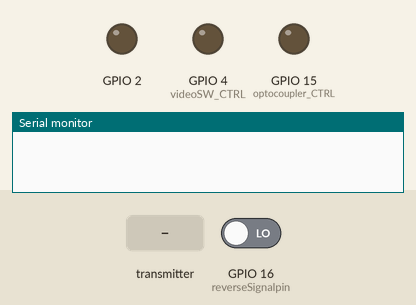
This program was run on a simulated ESP32. Parts: output pins drawn as LEDs (lit = HIGH), the last lines printed to the serial monitor. The test bench sets the inputs (shaded band); at power-on: GPIO 16 (reverseSignalpin) LOW.

Above: at 1.2 s.
1.3 s: GPIO 16 (reverseSignalpin) driven HIGH
At 2.5 s:
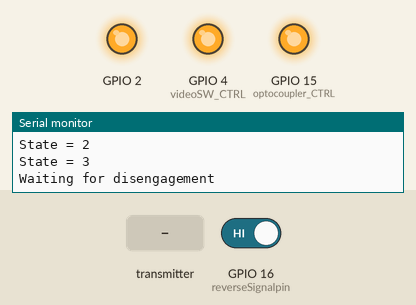
2.8 s: GPIO 16 (reverseSignalpin) driven LOW
At 5.4 s:
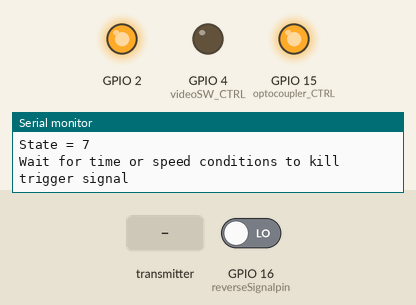
7.8 s: the transmitter starts sending fcam_kill_switch = 1
At 8.2 s:
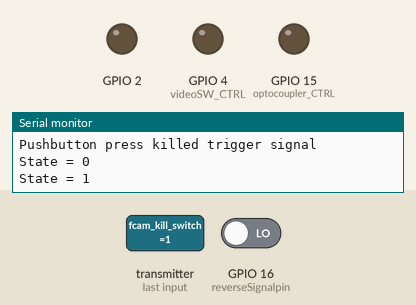
Timing chart, 0 to 10.3 s (numbered marks = the images above; inputs shaded):
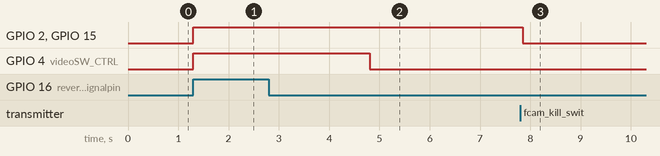

Measured:
- after the input at 1.3 s, GPIO 2, GPIO 4 (videoSW_CTRL), GPIO 15 (optocoupler_CTRL): LOW → HIGH at once
- after the input at 2.8 s, GPIO 4 (videoSW_CTRL): HIGH → LOW after 2.0 s
- after the input at 7.8 s, GPIO 2, GPIO 15 (optocoupler_CTRL): HIGH → LOW after 0.05 s

The program:

main.cpp
```cpp
#include <Arduino.h>
#include <esp_now.h>
#include <WiFi.h>

/* Definitions */

#define DEBUG
#ifdef DEBUG
  #define DEBUGPRINT(X) Serial.print(X)
  #define DEBUGPRINTLN(X) Serial.println(X)
  #define DEBUG_PRINTDEC(x) Serial.print (x, DEC)
  #define DEBUG_PRINTHEX(x) Serial.print (x, HEX)
  #define DEBUG_SERIALBEGIN(X) Serial.begin(X)
#else
  #define DEBUGPRINT(X) // As nothing
  #define DEBUGPRINTLN(X) // As nothing
  #define DEBUG_PRINTDEC(x) // As nothing
  #define DEBUG_PRINTHEX(x) // As nothing
  #define DEBUG_SERIALBEGIN(X) // As nothing
#endif

/* Variable definitions */

// Receiver MAC Address. //TODO In the real project, replace with the actual receiver MAC address
uint8_t broadcastAddress[] = {0x78, 0xE3, 0x6D, 0x18, 0xCC, 0x78};

// Create a variable of type esp_now_peer_info_t to store information about the receiving peer.
esp_now_peer_info_t peerInfo;

// Structure to send data. Must match the receiver's structure
typedef struct struct_message1 {
  bool speed_required = 0; // Flag to be enabled when we need to receive speed data
  bool fcam_status = 0; // Flag that will be HIGH when the front camera is currently active
} struct_message1;

// Create a struct_message called mySendingData
struct_message1 mySendingData;

// Structure to receive data. Must match the receiver's structure
typedef struct struct_message2 {
  uint8_t car_speed = 0; // This variable will allow us to know whether the car is stopped or moving too fast, used in the camera logic.
  bool fcam_kill_switch = 0; // This flag will allow killing the front camera view if steering wheel button is pressed. Enabled from the external uC
} struct_message2;

// Create a struct message called myReceivingData
struct_message2 myReceivingData;

// Standard variables
volatile int SM_state = 1; // This'll record the current state in the state machine. Our initial state is state 1.
volatile bool reverseEngaged = 0; // Flag to toggle in the ISR, depending on the reverse gear status.
unsigned long time_car_stopped = 0; // Varible to record when the car stops after disengaging reverse gear
unsigned long time_fcam_enabled = 0; // Records when the front camera was enabled
unsigned long wait_after_stopped = 2000; // Controls how much time to keep back camera signal after reverse disengaged and car stop.
unsigned long wait_after_fcam_enabled = 6000; // Time after which the front camera and trigger signal need to be switched off

// Pin definitions
#define videoSW_CTRL 4
#define optocoupler_CTRL 15
#define reverseSignalpin 16

// Function declarations

// Callback function that will be executed when data is received.
void OnDataRecv(const uint8_t * mac, const uint8_t *incomingData, int len);
// Callback function that will be executed when data is sent.
void OnDataSent(const uint8_t *mac_addr, esp_now_send_status_t status) ;
// Interrupt Service Routine that will trigger everytime the reverse gear is engaged or disengaged.
void IRAM_ATTR reverseSignal();
// Function to request or unrequest speed and inform front cam status to the external uC via ESP-NOW commmunication.
void send_information();


void setup() {

  // Initialize Serial Monitor
  DEBUG_SERIALBEGIN(250000);

  // Set device as a Wi-Fi Station (necessary for ESP-NOW)
  WiFi.mode(WIFI_STA);

  // Init ESP-NOW
  if (esp_now_init() != ESP_OK) {
    DEBUGPRINTLN("Error initializing ESP-NOW");
    return;
  }

  // Once ESPNow is successfully Init, we will register for recv CB to get recv packer info
  esp_now_register_recv_cb(OnDataRecv);

  // Once ESPNow is successfully Init, we will register for Send CB to get the status of Trasnmitted packet
  esp_now_register_send_cb(OnDataSent);

  // Register receving peer
  memcpy(peerInfo.peer_addr, broadcastAddress, 6);
  peerInfo.channel = 0;
  peerInfo.encrypt = false;

  // Add receiving peer
  if (esp_now_add_peer(&peerInfo) != ESP_OK){
    DEBUGPRINTLN("Failed to add peer");
    return;
  }

  // Pin configuration
  pinMode(videoSW_CTRL, OUTPUT); // This output will allow us to select which video input of the two to select. [LOW == Input 1 == Front camera signal  | HIGH == Input 2 == Back camera signal]
  pinMode(optocoupler_CTRL, OUTPUT); // This will generate a 12V camera trigger signal for the head unit. [LOW == Trigger signal OFF. HIGH == Trigger signal ON]
  pinMode(reverseSignalpin, INPUT_PULLDOWN); // [LOW == Reverse disengaged. HIGH == Reverse engaged]
  #ifdef DEBUG
  pinMode(BUILTIN_LED, OUTPUT);
  digitalWrite(BUILTIN_LED, LOW);
  #endif

  // Call reverseEngaged() when interrupt pin goes through a change transition
	attachInterrupt(digitalPinToInterrupt(reverseSignalpin), reverseSignal, CHANGE);

  // Trigger signal off initially.
  digitalWrite(optocoupler_CTRL, LOW);

  // Select front camera video source.
  digitalWrite(videoSW_CTRL, LOW);

  // If reverse signal changes before system loads, we'd miss the transition. The next block prevents that.
  if (digitalRead(reverseSignalpin)){
    reverseEngaged = 1;
    SM_state=1;
    DEBUGPRINTLN("Reverse gear preselected");
  }
}


void loop() {

  switch(SM_state){

    case 0:{ // RESET STATE

      DEBUGPRINTLN("State = 0");
      // Disable trigger signal
      digitalWrite(optocoupler_CTRL, LOW);

      // Reselect front camera video source
      digitalWrite(videoSW_CTRL, LOW);

      // Update front camera inactive status
      mySendingData.fcam_status = 0;

      // Speed no longer required
      mySendingData.speed_required = 0;

      // Send new information to external uC
      send_information();

      // Turn off built-in LED to visually inform of trigger signal status
      #ifdef DEBUG
      digitalWrite(BUILTIN_LED, LOW);
      #endif

      // Move to the next state
      SM_state++;
      DEBUGPRINT("State = ");
      DEBUGPRINTLN(SM_state);
    } break;

    case 1:{  // WAIT FOR REVERSE ENGAGEMENT
      if (reverseEngaged){
        DEBUGPRINTLN("Reverse engaged");
        SM_state++;
        DEBUGPRINT("State = ");
        DEBUGPRINTLN(SM_state);
      }
    } break;

    case 2:{ // ENABLE BACK CAMERA

      // Select the back camera video source
      digitalWrite(videoSW_CTRL, HIGH);

      // Enable trigger signal
      digitalWrite(optocoupler_CTRL, HIGH);

      // Request speed to external uC
      mySendingData.speed_required = 1;
      send_information();

      #ifdef DEBUG
        // Turn on built-in LED to visually inform of trigger signal status
        digitalWrite(BUILTIN_LED, HIGH);
      #endif

      // Move to the next state
      SM_state++;
      DEBUGPRINT("State = ");
      DEBUGPRINTLN(SM_state);
      DEBUGPRINTLN("Waiting for disengagement");
    } break;

    case 3:{ // WAIT FOR DISENGAGEMENT

      if(!reverseEngaged){
        DEBUGPRINTLN("Reverse disengaged");
        SM_state++;
        DEBUGPRINT("State = ");
        DEBUGPRINTLN(SM_state);
        DEBUGPRINTLN("Waiting for car to stop");
      }
    } break;

    case 4:{ // WAIT FOR CAR STOP

      if(myReceivingData.car_speed == 0){
        DEBUGPRINTLN("Car supposedly stopped after reverse disengaged");

        // Record time when car is stopped
        time_car_stopped = millis();

        // Move to the next state;
        SM_state++;
        DEBUGPRINT("State = ");
        DEBUGPRINTLN(SM_state);
        DEBUGPRINTLN("Waiting some time after stopped");
      }
    } break;

    case 5:{ // WAIT SOME TIME

      if (millis()-time_car_stopped >= wait_after_stopped){
        SM_state++;
        DEBUGPRINT("State = ");
        DEBUGPRINTLN(SM_state);
        DEBUGPRINTLN("Front camera will be enabled");
      }
    } break;

    case 6:{ // ENABLE FRONT CAMERA

      // Select the front camera video source
      digitalWrite(videoSW_CTRL, LOW);

      // Inform external uC of front camera active status
      mySendingData.fcam_status = 1;

      // Send new information to external uC
      send_information();

      // Record time when front camera active status
      time_fcam_enabled = millis();

      // Move to the next state
      SM_state++;
      DEBUGPRINT("State = ");
      DEBUGPRINTLN(SM_state);
      DEBUGPRINTLN("Wait for time or speed conditions to kill trigger signal");
    } break;

    case 7:{ // WAIT FOR TIME, SPEED OR OTHER CONDITIONS

      if (millis()-time_fcam_enabled >= wait_after_fcam_enabled || myReceivingData.car_speed >= 6 || myReceivingData.fcam_kill_switch){

        SM_state=0;

        #ifdef DEBUG
          if(millis()-time_fcam_enabled >= wait_after_fcam_enabled) DEBUGPRINTLN("Time condition killed trigger signal");
          else if(myReceivingData.car_speed >= 6) DEBUGPRINTLN("Speed condition killed trigger signal");
          else DEBUGPRINTLN("Pushbutton press killed trigger signal");
        #endif
      }
    } break;
  }
}


void IRAM_ATTR reverseSignal(){

  // Reverse gear was engaged
  if (digitalRead(reverseSignalpin)){
    reverseEngaged = 1;
    SM_state=1;
    DEBUGPRINT("State = ");
    DEBUGPRINTLN(SM_state);
  }
  //Reverse gear was disengaged:
  else{
    reverseEngaged = 0;
  }
}


void send_information(){

  esp_err_t result = esp_now_send(broadcastAddress, (uint8_t *) &mySendingData, sizeof(mySendingData));
  if (result == ESP_OK) {//DEBUGPRINTLN("Sent with success");
  }
  else  DEBUGPRINTLN("Error sending the data");
}


void OnDataRecv(const uint8_t * mac, const uint8_t *incomingData, int len) {

  memcpy(&myReceivingData, incomingData, sizeof(myReceivingData));
  //DEBUGPRINT("Bytes received: ");
  //DEBUGPRINTLN(len);

  // Only make sure we're printing speed messages if speed is required.
  if (mySendingData.speed_required){
    DEBUGPRINTLN("");
    DEBUGPRINT("Vehicle speed: ");
    DEBUGPRINT(myReceivingData.car_speed);
    DEBUGPRINTLN(" km/h");
  }

}


void OnDataSent(const uint8_t *mac_addr, esp_now_send_status_t status) {

  //DEBUGPRINT("\r\nLast Packet Send Status:\t");
  //DEBUGPRINTLN(status == ESP_NOW_SEND_SUCCESS ? "Delivery Success" : "Delivery Fail");
}
```
